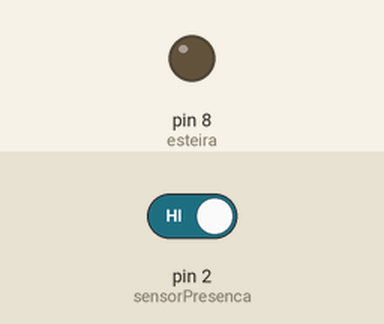
Simulated run of this sketch. Board: Arduino Uno, built with avr-gcc and run on an emulated ATmega328P. Parts: output pins drawn as LEDs (lit = HIGH). The test bench sets the inputs (shaded band); at power-on: pin 2 (sensorPresenca) HIGH. What the sketch prints to the serial monitor is not drawn.

Above: at 1.2 s.
1.3 s: pin 2 (sensorPresenca) driven LOW
At 1.9 s:
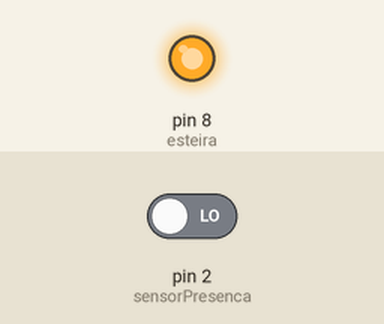
Timing chart, 0 to 4.3 s (numbered marks = the images above; inputs shaded):
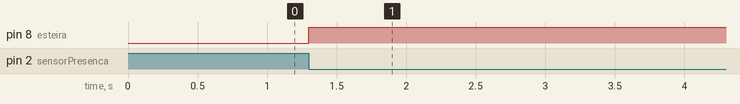

Measured:
- after the input at 1.3 s, pin 8 (esteira): LOW → HIGH at once

The sketch:

exercicio16.INO.ino
```cpp
const int sensorPresenca = 2; // Botão A
const int esteira        = 8; // LED 1

bool esteiraAtiva        = false;
unsigned long ultimaDeteccao = 0;
const unsigned long TIMEOUT = 3000;

void setup() {
  pinMode(sensorPresenca, INPUT_PULLUP);
  pinMode(esteira, OUTPUT);
  Serial.begin(9600);
}

void loop() {
  bool caixaDetectada = digitalRead(sensorPresenca) == LOW;

  if (caixaDetectada) {
    ultimaDeteccao = millis();
    if (!esteiraAtiva) {
      esteiraAtiva = true;
      Serial.println("Caixa detectada — esteira ligada.");
    }
  }


  if (esteiraAtiva && (millis() - ultimaDeteccao >= TIMEOUT)) {
    esteiraAtiva = false;
    Serial.println("Sem caixas — esteira parada.");
  }

  digitalWrite(esteira, esteiraAtiva ? HIGH : LOW);
}
```
